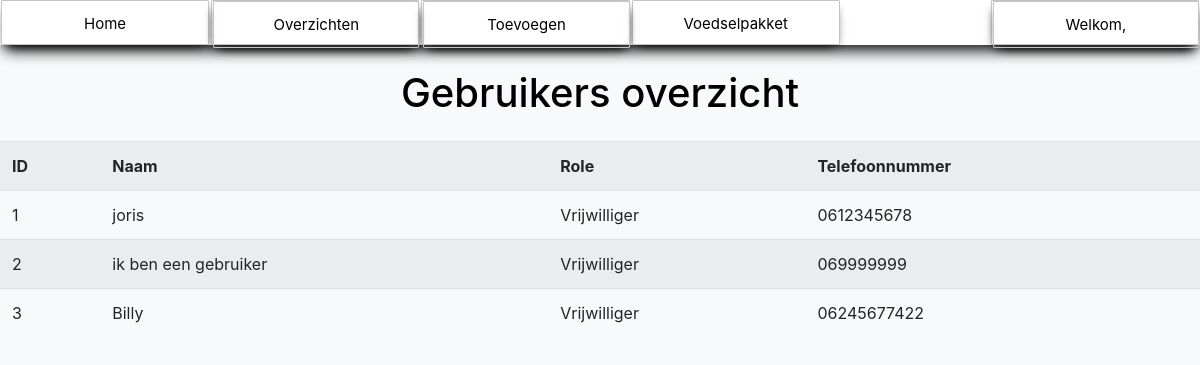
Before: /overzichtgebruikers.php (signed in) with the older database file.
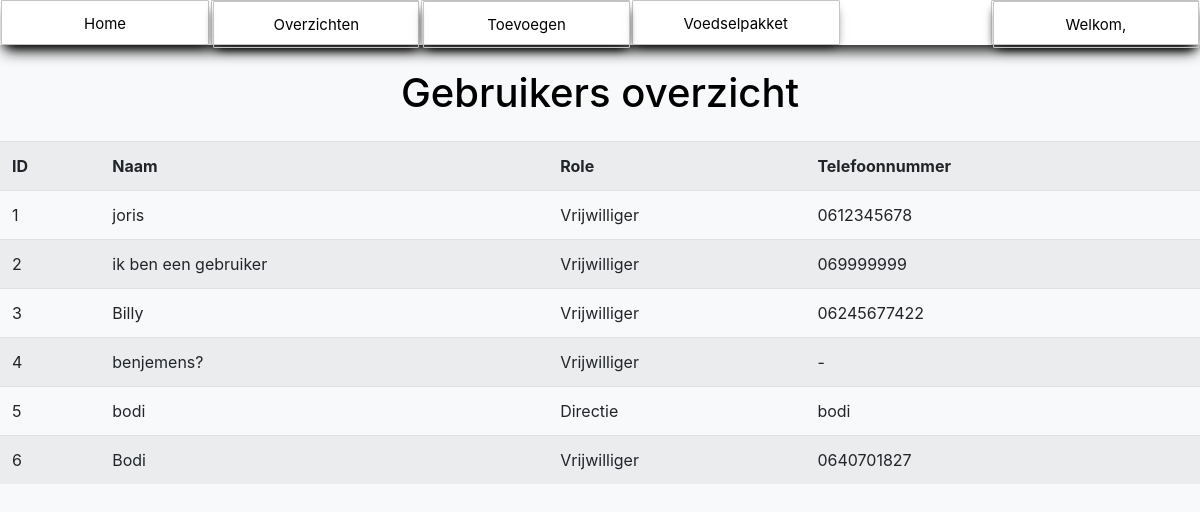
After: the same page with the newer database file.
### tables this page shows
CREATE TABLE `user` (
  `AccountID` int(11) NOT NULL,
  `Email` varchar(100) NOT NULL,
  `Wachtwoord` varchar(255) NOT NULL,
  `Naam` varchar(100) NOT NULL,
  `Telefoonnummer` varchar(100) NOT NULL,
  `role` int(11) NOT NULL DEFAULT 0
);

### overzichtgebruikers.php (the view, shortened to what this page needs)
<!DOCTYPE html>
<html lang="nl">
<head>
    <link href="https://stackpath.bootstrapcdn.com/bootstrap/4.5.0/css/bootstrap.min.css" rel="stylesheet">
</head>
<body class="bg-light">
    <?php
    include "navigation.php";
    if (isset($_SESSION['loggedin']) && $_SESSION['loggedin'] == true) {
        ?>
        <br>
        <CENTER><h1 style="color: black;">Gebruikers overzicht</h1></CENTER>
        <div class="table-responsive mt-4">
            <table class="table table-striped">
                <tr>
                    <th>ID</th>
                    <th>Naam</th>
                    <th>Role</th>
                    <th>Telefoonnummer</th>
                </tr>
                <?php
                include 'config.php';
                $roleLabels = [
                    0 => 'Vrijwilliger',
                    2 => 'Medewerker',
                    3 => 'Directie'
                ];
                try {
                    $sql = "SELECT * FROM user";
                    $stmt = $conn->prepare($sql);
                    $stmt->execute();
                    $user = $stmt->fetchAll();
                    foreach ($user as $user) {
                        echo "<tr>";
                        echo "<td>" . $user['AccountID'] . "</td>";
                        echo "<td>" . $user['Naam'] . "</td>";
                        echo "<td>" . (isset($roleLabels[$user['role']]) ? $roleLabels[$user['role']] : 'Onbekend') . "</td>";
                        echo "<td>" . $user['Telefoonnummer'] . "</td>";
                        echo "</tr>";
                    }
                } catch (PDOException $e) {
                    echo "<div class='alert alert-danger'>" . $e->getMessage() . "</div>";
                }
                ?>
            </table>
        </div>
        <?php
    } else {
        header("Location: index.php");
    }
    ?>
</body>
</html>

Changed rows visible on the page:
added user: AccountID "4", Naam "benjemens?", role "Vrijwilliger", Telefoonnummer "-"
added user: AccountID "5", Naam "bodi", role "Directie", Telefoonnummer "bodi"
added user: AccountID "6", Naam "Bodi", role "Vrijwilliger", Telefoonnummer "0640701827"
